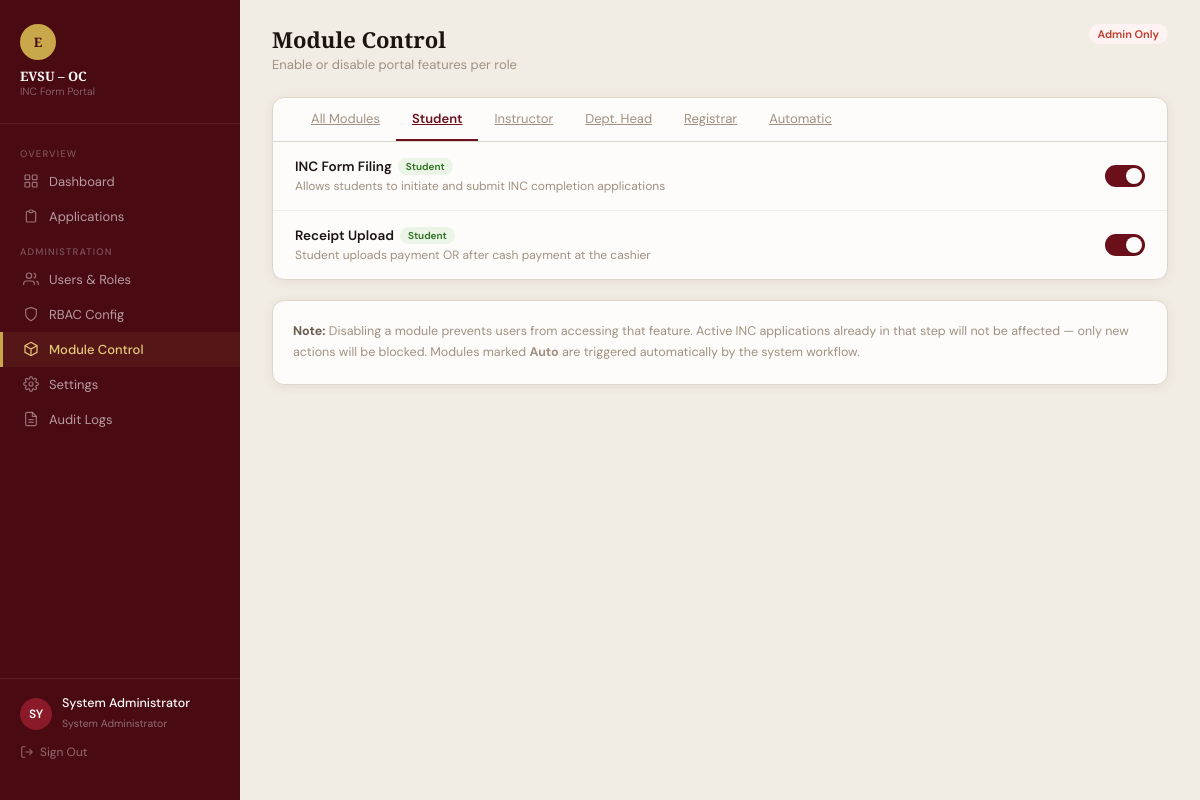
The app's page /admin/modules.php?tab=student (signed in) with its own data.
### tables this page shows
CREATE TABLE IF NOT EXISTS modules (
    id INT AUTO_INCREMENT PRIMARY KEY,
    module_key VARCHAR(60) NOT NULL UNIQUE,
    module_name VARCHAR(120) NOT NULL,
    description TEXT,
    target_role VARCHAR(40) NULL,
    is_enabled TINYINT(1) NOT NULL DEFAULT 1,
    updated_by INT NULL,
    updated_at TIMESTAMP DEFAULT CURRENT_TIMESTAMP ON UPDATE CURRENT_TIMESTAMP,
    FOREIGN KEY (updated_by) REFERENCES users(id) ON DELETE SET NULL
);

### includes/auth.php (called while the page is built, shortened)
<?php
function h(string $s): string {
    return htmlspecialchars($s, ENT_QUOTES | ENT_HTML5, 'UTF-8');
}

### admin/modules.php (the view, shortened to what this page needs)
<?php
require_once __DIR__ . '/../includes/auth.php';
$pdo = getDB();
$modules = $pdo->query("SELECT * FROM modules ORDER BY id")->fetchAll();
include __DIR__ . '/../includes/head.php';
?>
<body>
<div class="layout">
<?php include __DIR__ . '/../includes/admin_sidebar.php'; ?>
<main class="main-content">
  <div class="top-bar">
    <div>
      <h2>Module Control</h2>
      <p>Enable or disable portal features per role</p>
    </div>
    <span class="badge badge-danger">Admin Only</span>
  </div>
  <div class="content-card">
    <?php
    $tabs = ['all'=>'All Modules','student'=>'Student','instructor'=>'Instructor','dept_head'=>'Dept. Head','registrar'=>'Registrar','auto'=>'Automatic'];
    $activeTab = $_GET['tab'] ?? 'all';
    ?>
    <div class="tab-row" style="padding:0 1.375rem;">
      <?php foreach ($tabs as $tk => $tl): ?>
      <a href="?tab=<?= $tk ?>" class="tab <?= $activeTab===$tk?'active':'' ?>"><?= $tl ?></a>
      <?php endforeach; ?>
    </div>
    <?php foreach ($modules as $m):
      if ($activeTab !== 'all' && $m['target_role'] !== $activeTab) continue;
      $roleChipMap = ['student'=>'rc-student','instructor'=>'rc-instructor','dept_head'=>'rc-dept_head','registrar'=>'rc-registrar','auto'=>''];
      $roleLabel = ['student'=>'Student','instructor'=>'Instructor','dept_head'=>'Dept. Head','registrar'=>'Registrar','auto'=>'Auto'];
    ?>
    <form method="POST" action="" class="module-row">
      <div class="module-info">
        <h4>
          <?= h($m['module_name']) ?>
          <?php if ($m['target_role']): ?>
          <span class="role-chip <?= $roleChipMap[$m['target_role']] ?? 'badge-gray' ?>" style="font-size:10px;">
            <?= $roleLabel[$m['target_role']] ?? $m['target_role'] ?>
          </span>
          <?php endif; ?>
        </h4>
        <p><?= h($m['description']) ?></p>
      </div>
      <label class="toggle" title="<?= $m['is_enabled'] ? 'Click to disable' : 'Click to enable' ?>">
        <div class="toggle-track"></div>
        <div class="toggle-thumb" style="left:<?= $m['is_enabled']?'21':'3' ?>px"></div>
      </label>
    </form>
    <?php endforeach; ?>
  </div>
  <div class="content-card" style="padding:1.25rem;">
    <p style="font-size:12.5px;color:var(--gray-400);line-height:1.7;">
      <strong style="color:var(--gray-600);">Note:</strong> Disabling a module prevents users from accessing that feature. Active INC applications already in that step will not be affected — only new actions will be blocked. Modules marked <strong>Auto</strong> are triggered automatically by the system workflow.
    </p>
  </div>
</main>
</div>
</body>
</html>

### includes/head.php (style rules this page uses)
*, *::before, *::after { box-sizing: border-box; margin: 0; padding: 0; }
:root { --maroon: #6B0F1A; --maroon-dark: #4A0A12; --maroon-light: #8B1A28; --gold: #C9A84C; --gold-light: #E8C97A; --gold-pale: #F5EDD3; --white: #FDFCFA; --off-white: #F8F5EE; --gray-100: #F1EDE4; --gray-200: #DDD6CA; --gray-400: #A09080; --gray-600: #6B5D52; --gray-900: #1C1410; --radius: 12px; --radius-sm: 8px; --shadow: 0 2px 12px rgba(107,15,26,0.08); --shadow-md: 0 8px 32px rgba(107,15,26,0.12); --success: #2A6E1A; --danger: #C0392B; --info: #1B5FA3; }
body { font-family: 'DM Sans', sans-serif; background: var(--off-white); color: var(--gray-900); min-height: 100vh; }
.layout { display: flex; min-height: 100vh; }
.main-content { flex: 1; padding: 1.5rem 2rem; min-width: 0; background: var(--gray-100); }
.top-bar { display: flex; align-items: flex-start; justify-content: space-between; margin-bottom: 1.5rem; flex-wrap: wrap; gap: 0.75rem; }
.top-bar h2 { font-family: 'Playfair Display', serif; font-size: 22px; color: var(--gray-900); }
.top-bar p { font-size: 13px; color: var(--gray-400); margin-top: 2px; }
.content-card { background: var(--white); border: 1px solid var(--gray-200); border-radius: var(--radius); box-shadow: var(--shadow); margin-bottom: 1.25rem; overflow: hidden; }
.badge { display: inline-flex; align-items: center; font-size: 11px; font-weight: 600; padding: 3px 9px; border-radius: 100px; }
.badge-danger { background: #FEF2F2; color: var(--danger); }
.role-chip { display: inline-flex; font-size: 10.5px; font-weight: 600; padding: 2px 8px; border-radius: 100px; }
.rc-student { background: #EBF5E7; color: var(--success); }
.toggle { position: relative; width: 40px; height: 22px; flex-shrink: 0; cursor: pointer; }
.toggle-track { position: absolute; inset: 0; background: var(--gray-200); border-radius: 11px; transition: background 0.2s; }
.toggle input:checked + .toggle-track { background: var(--maroon); }
.toggle-thumb { position: absolute; top: 3px; left: 3px; width: 16px; height: 16px; background: var(--white); border-radius: 50%; transition: left 0.2s; box-shadow: 0 1px 3px rgba(0,0,0,0.2); }
.toggle input:checked ~ .toggle-thumb { left: 21px; }
.module-row { display: flex; align-items: center; justify-content: space-between; padding: 1rem 1.375rem; border-bottom: 1px solid var(--gray-100); gap: 1rem; }
.module-row:last-child { border-bottom: none; }
.module-info h4 { font-size: 13.5px; font-weight: 600; color: var(--gray-900); margin-bottom: 3px; display: flex; align-items: center; flex-wrap: wrap; gap: 6px; }
.module-info p { font-size: 12px; color: var(--gray-400); }
.tab-row { display: flex; gap: 0; border-bottom: 1px solid var(--gray-200); padding: 0 1.375rem; }
.tab { padding: 0.75rem 1rem; font-size: 13px; color: var(--gray-400); cursor: pointer; border-bottom: 2px solid transparent; transition: color 0.15s; }
.tab.active { color: var(--maroon); border-bottom-color: var(--maroon); font-weight: 600; }

### records on screen
modules: module_name "INC Form Filing", target_role "Student", description "Allows students to initiate and submit INC completion applications", is_enabled 1 (drawn)
modules: module_name "Receipt Upload", target_role "Student", description "Student uploads payment OR after cash payment at the cashier", is_enabled 1 (drawn)

### other values on screen
$initials "SY"
$_SESSION['full_name'] "System Administrator"
$tl "All Modules"
$tl "Student"
$tl "Instructor"
$tl "Dept. Head"
$tl "Registrar"
$tl "Automatic"
